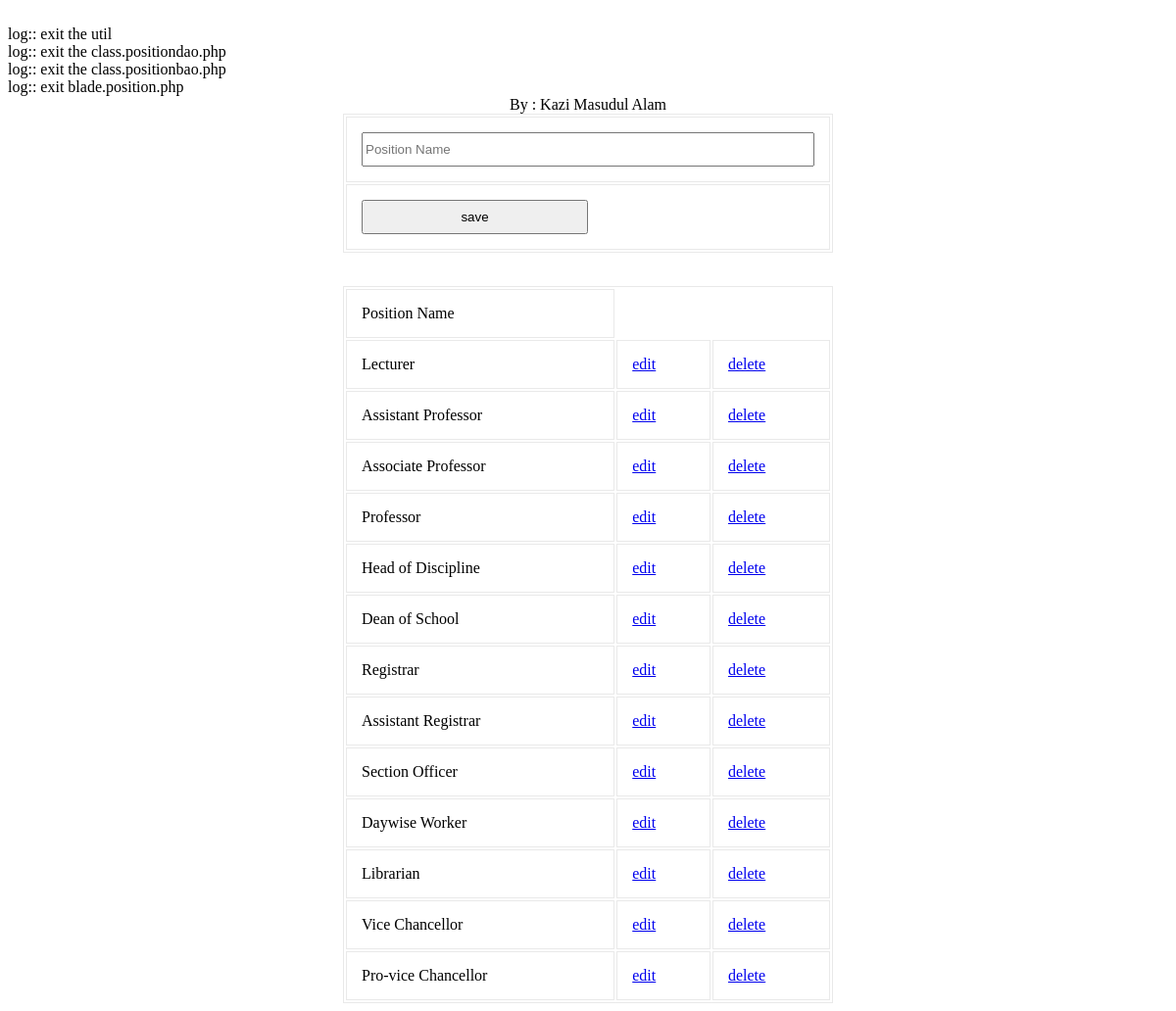
The app's page /modules/dash/view.position.php with its own data.
### tables this page shows
CREATE TABLE `tbl_position` (
  `ID` varchar(40) NOT NULL,
  `Name` varchar(20) NOT NULL
);

### common/class.common.php (called while the page is built, shortened)
<?php
class Result{
    private $_IsSuccess=0;
    private $_ResultObject;
    public function setIsSuccess($IsSuccess){
        $this->_IsSuccess = $IsSuccess;
    }
    public function getIsSuccess(){
        return $this->_IsSuccess;
    }
    public function setResultObject($ResultObject){
        $this->_ResultObject = $ResultObject;
    }
    public function getResultObject(){
        return $this->_ResultObject;
    }
}
class Position{
    private $_ID;
    private $_Name;
    public function setID ( $ID ) {
        $this->_ID = $ID;
    }
    public function getID () {
        return $this->_ID;
    }
    public function setName( $Name ) {
        $this->_Name = $Name;
    }
    public function getName() {
        return $this->_Name;
    }
}
?>

### modules/dash/view.position.php (the view, shortened to what this page needs)
<?php
include_once 'blade/view.position.blade.php';
include_once '/../../common/class.common.php';
?>
<!DOCTYPE html PUBLIC "-//W3C//DTD XHTML 1.0 Transitional//EN" "http://www.w3.org/TR/xhtml1/DTD/xhtml1-transitional.dtd">
<html xmlns="http://www.w3.org/1999/xhtml">
	<head>
		<link rel="stylesheet" href="style.css" type="text/css" />
	</head>
<body>
<center>
	<div id="header">
		<label>By : Kazi Masudul Alam</a></label>
	</div>
	<div id="form">
		<form method="post">
			<table width="100%" border="1" cellpadding="15">
				<tr>
					<td><input type="text" name="txtName" placeholder="Position Name" value="<?php
					if(isset($_GET['edit'])) echo $getROW->getName();  ?>" /></td>
				</tr>
				<tr>
					<td>
						<?php
						if(isset($_GET['edit']))
						{
							?>
							<button type="submit" name="update">update</button>
							<?php
						}
						else
						{
							?>
							<button type="submit" name="save">save</button>
							<?php
						}
						?>
					</td>
				</tr>
			</table>
		</form>
<br />
	<table width="100%" border="1" cellpadding="15" align="center">
	<?php
	$Result = $_PositionBAO->getAllPositions();
	if($Result->getIsSuccess()){
		$PositionList = $Result->getResultObject();
	?>
		<tr>
			<td>Position Name</td>
		</tr>
		<?php
		for($i = 0; $i < sizeof($PositionList); $i++) {
			$Position = $PositionList[$i];
			?>
		    <tr>
			    <td><?php echo $Position->getName(); ?></td>
			    <td><a href="?edit=<?php echo $Position->getID(); ?>" onclick="return confirm('sure to edit !'); " >edit</a></td>
			    <td><a href="?del=<?php echo $Position->getID(); ?>" onclick="return confirm('sure to delete !'); " >delete</a></td>
		    </tr>
	    <?php
		}
	}
	else{
		echo $Result->getResultObject();
	}
	?>
	</table>
	</div>
</center>
</body>
</html>

### modules/dash/style.css (style rules this page uses)
#form { width:500px; margin:0px auto; text-align:center; }
#form form input { width:100%; height:35px; }
form button { width:50%; height:35px; }
table,td { border:solid #e9e9e9 1px; }

### records on screen
tbl_position: Name "Lecturer"
tbl_position: Name "Assistant Professor"
tbl_position: Name "Associate Professor"
tbl_position: Name "Professor"
tbl_position: Name "Head of Discipline"
tbl_position: Name "Dean of School"
tbl_position: Name "Registrar"
tbl_position: Name "Assistant Registrar"
tbl_position: Name "Section Officer"
tbl_position: Name "Daywise Worker"
tbl_position: Name "Librarian"
tbl_position: Name "Vice Chancellor"
tbl_position: Name "Pro-vice Chancellor"
